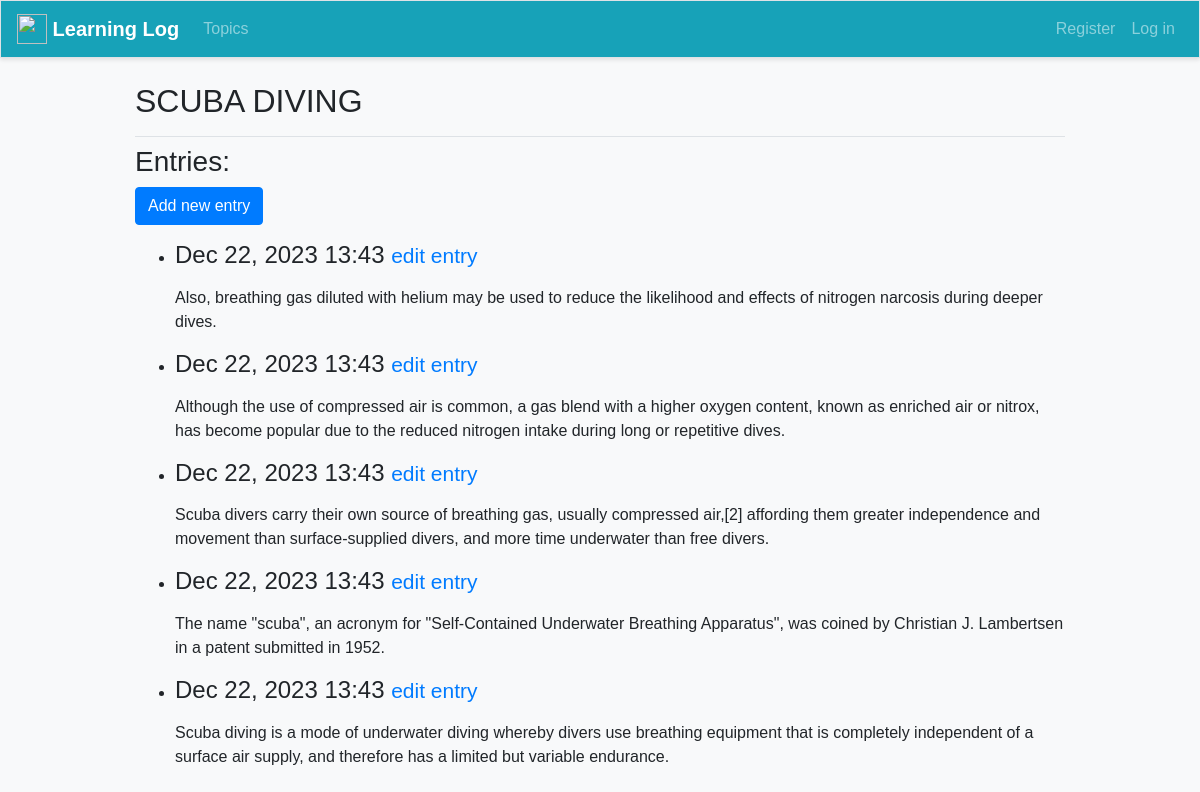
The app's page /topics/7/, older data.
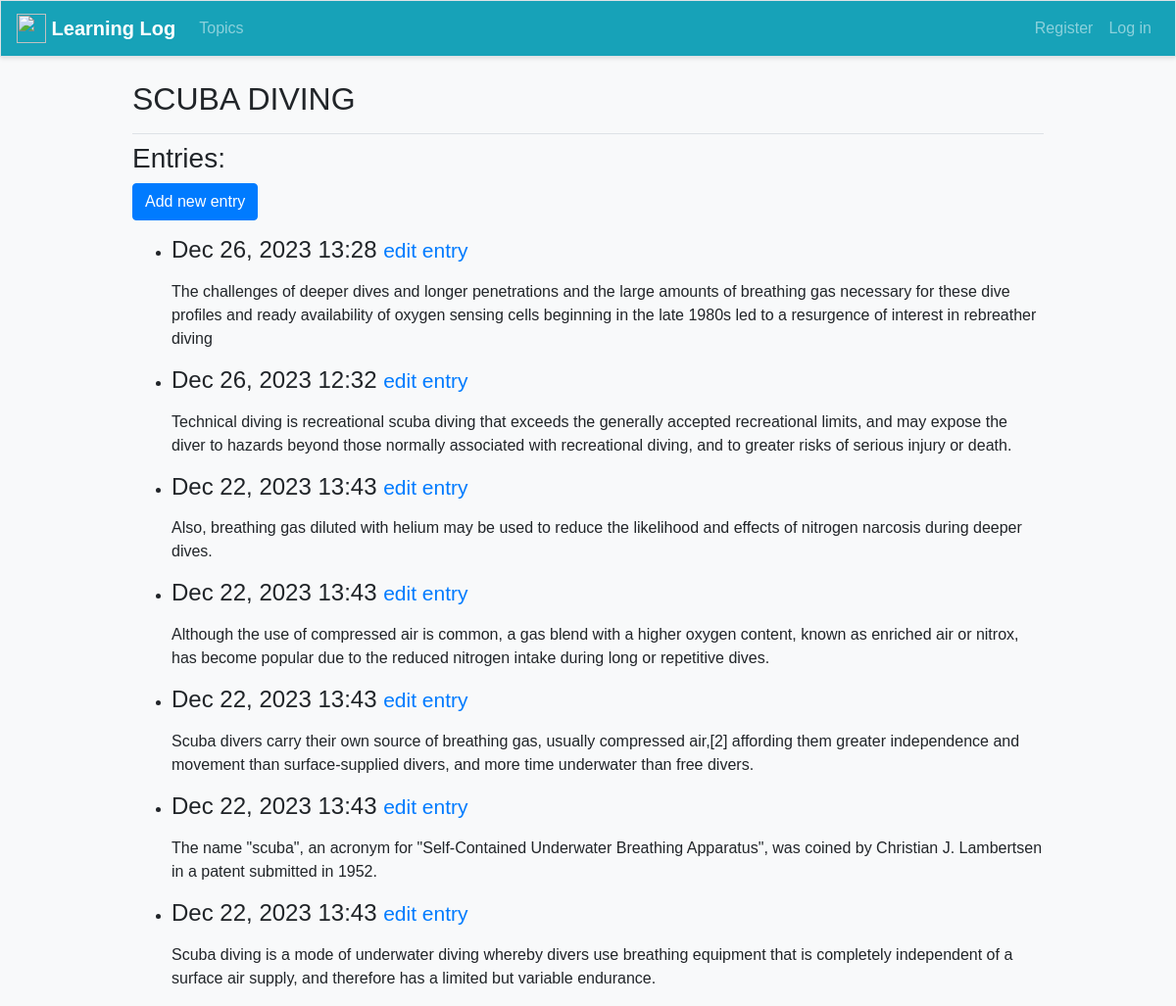
The same page, newer data.
### learning_logs/models.py (models this page shows, shortened)
class Topic(models.Model):
    text = models.CharField(max_length=200)  # max karakter uzunluğu 200
    date_added = models.DateTimeField(auto_now_add=True)
    def __str__(self):
        return self.text

class Entry(models.Model):
    topic = models.ForeignKey(Topic, on_delete=models.CASCADE)  # on_delete eğer ilgili Topic silinirse altındaki tüm Entry'ler de silinir.
    text = models.TextField()   # Kullanıcının bir topic altında girdiği Entry'i tutar.
    date_added = models.DateTimeField(auto_now_add=True)  # Entry'nin oluşturulduğu zaman
    class Meta:
        verbose_name_plural = 'entries'

### learning_logs/views.py (the view)
# urls.py: path('topics/<int:topic_id>/', views.topic, name='topic'),
def topic(request, topic_id):
    topic = Topic.objects.get(id=topic_id)
    entries = topic.entry_set.order_by('-date_added')
    context ={'topic': topic, 'entries': entries}
    return render(request, 'learning_logs/topic.html', context)

### learning_logs/templates/learning_logs/topic.html
{% extends 'learning_logs/base.html' %}
{% block page_header %}
    <h2>{{ topic | upper }}</h2>
{% endblock page_header %}
{% block content %}
    <h3>Entries:</h3>
    <p>
        <a href="{% url 'learning_logs:new_entry' topic.id %}" class="btn btn-primary">
            Add new entry</a>
    </p>
    <ul>
        {% for entry in entries %}
            <li>
                <h4>{{ entry.date_added | date:'M d, Y H:i' }}
                    <small><a href="{% url 'learning_logs:edit_entry' entry.id %}">edit entry</a></small>
                </h4>
                <p>{{ entry.text | linebreaks }}</p>
            </li>
        {% empty %}
            <li>There are no entries for this topic yet.</li>
        {% endfor %}
    </ul>
{% endblock content %}

### learning_logs/templates/learning_logs/base.html (shortened to what this page needs)
{% load bootstrap4 %}
<html lang="en">
<head>
    {% bootstrap_css %}
</head>
<body>
  <nav class="navbar navbar-expand-md navbar-dark bg-info mb-4 border">
    <a class="navbar-brand" href="{% url 'learning_logs:index' %}">
        <img src="http://www.clker.com/cliparts/b/e/e/e/11949839881243335407note.svg.med.png" width="30" height="30" class="d-inline-block align-top" alt="">
        Learning Log
    </a>
    <div class="collapse navbar-collapse" id="navbarCollapse">
     <ul class="navbar-nav mr-auto">
      <li class="nav-item">
       <a class="nav-link" href="{% url 'learning_logs:topics'%}">Topics</a></li>
     </ul>
     <ul class="navbar-nav ml-auto">
    {% if user.is_authenticated %}
    <li class="nav-item">
        <span class="navbar-text">Hello, {{ user.first_name }} {{ user.last_name }}.</span>
    </li>
    <li class="nav-item">
        <form action="{% url 'users:logout' %}" method="post">
            {% csrf_token %}
            <button type="submit" class="btn btn-link nav-link" style="color: white; text-decoration: none; padding: 0;">Log out</button>
        </form>
    </li>
      {% else %}
       <li class="nav-item">
        <a class="nav-link" href="{% url 'users:register' %}">Register</a>
       </li>
       <li class="nav-item">
        <a class="nav-link" href="{% url 'users:login' %}">Log in</a>
       </li>
      {% endif %}
     </ul>
    </div>
  </nav>
  <main role="main" class="container">
   <div class="pb-2 mb-2 border-bottom">
    {% block page_header %}{% endblock page_header %}
    </div>
    <div>
     {% block content %}{% endblock content %}
    </div>
  </main>
</body>
</html>

### learning_logs/templates/learning_logs/base.html (style rules this page uses)
body { font-family: Arial, sans-serif; background-color: #f8f9fa; }
.navbar { box-shadow: 0 2px 4px rgba(0, 0, 0, 0.1); }
.navbar-brand { font-weight: bold; }
.container { max-width: 960px; }
.border-bottom { border-bottom: 1px solid #e5e5e5; }

Row changes from the older to the newer data that the page shows:
added Entry: date_added "Dec 26, 2023 13:28", text "The challenges of deeper dives and longer penetrations and the large amounts of breathing gas necessary for these dive profiles and ready availability of oxygen sensing cells beginning in the late 1980s led to a resurgence of interest in rebreather diving"
added Entry: date_added "Dec 26, 2023 12:32", text "Technical diving is recreational scuba diving that exceeds the generally accepted recreational limits, and may expose the diver to hazards beyond those normally associated with recreational diving, and to greater risks of serious injury or death."
